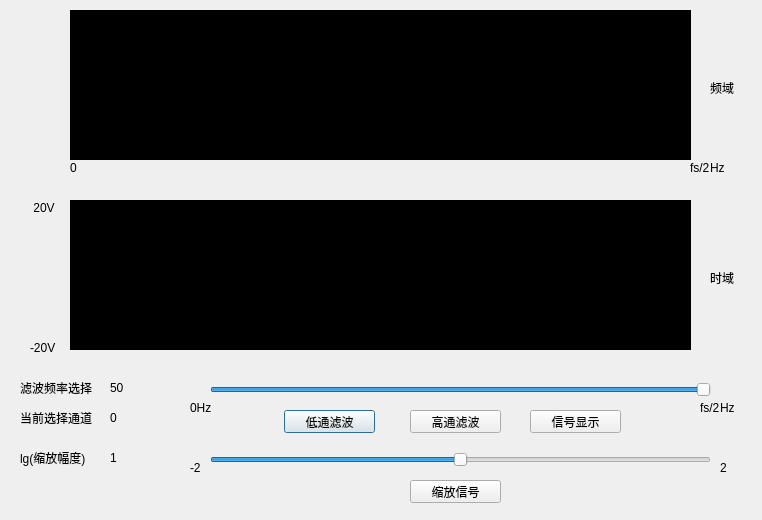
<?xml version="1.0" encoding="UTF-8"?>
<ui version="4.0">
 <class>fft_dialog</class>
 <widget class="QDialog" name="fft_dialog">
  <property name="geometry">
   <rect>
    <x>0</x>
    <y>0</y>
    <width>762</width>
    <height>520</height>
   </rect>
  </property>
  <property name="maximumSize">
   <size>
    <width>762</width>
    <height>520</height>
   </size>
  </property>
  <property name="windowTitle">
   <string>Dialog</string>
  </property>
  <widget class="QFrame" name="fre_Frame">
   <property name="geometry">
    <rect>
     <x>70</x>
     <y>10</y>
     <width>621</width>
     <height>150</height>
    </rect>
   </property>
   <property name="styleSheet">
    <string notr="true">background-color: rgb(0, 0, 0);</string>
   </property>
   <property name="frameShape">
    <enum>QFrame::StyledPanel</enum>
   </property>
   <property name="frameShadow">
    <enum>QFrame::Raised</enum>
   </property>
  </widget>
  <widget class="QFrame" name="Time_Frame">
   <property name="geometry">
    <rect>
     <x>70</x>
     <y>200</y>
     <width>621</width>
     <height>150</height>
    </rect>
   </property>
   <property name="styleSheet">
    <string notr="true">background-color: rgb(0, 0, 0);</string>
   </property>
   <property name="frameShape">
    <enum>QFrame::StyledPanel</enum>
   </property>
   <property name="frameShadow">
    <enum>QFrame::Raised</enum>
   </property>
  </widget>
  <widget class="QLabel" name="lbl_time">
   <property name="geometry">
    <rect>
     <x>710</x>
     <y>270</y>
     <width>31</width>
     <height>16</height>
    </rect>
   </property>
   <property name="text">
    <string>时域</string>
   </property>
  </widget>
  <widget class="QLabel" name="lbl_fre">
   <property name="geometry">
    <rect>
     <x>710</x>
     <y>80</y>
     <width>31</width>
     <height>16</height>
    </rect>
   </property>
   <property name="text">
    <string>频域</string>
   </property>
  </widget>
  <widget class="QLabel" name="lbl_fre_choice">
   <property name="geometry">
    <rect>
     <x>20</x>
     <y>380</y>
     <width>81</width>
     <height>16</height>
    </rect>
   </property>
   <property name="text">
    <string>滤波频率选择</string>
   </property>
  </widget>
  <widget class="QLabel" name="lbl_size_choice">
   <property name="geometry">
    <rect>
     <x>20</x>
     <y>450</y>
     <width>101</width>
     <height>16</height>
    </rect>
   </property>
   <property name="text">
    <string>lg(缩放幅度)</string>
   </property>
  </widget>
  <widget class="QSlider" name="sld_fre">
   <property name="geometry">
    <rect>
     <x>210</x>
     <y>380</y>
     <width>501</width>
     <height>19</height>
    </rect>
   </property>
   <property name="maximum">
    <number>1000</number>
   </property>
   <property name="value">
    <number>1000</number>
   </property>
   <property name="orientation">
    <enum>Qt::Horizontal</enum>
   </property>
  </widget>
  <widget class="QLabel" name="lbl_fre_0hz">
   <property name="geometry">
    <rect>
     <x>190</x>
     <y>400</y>
     <width>31</width>
     <height>16</height>
    </rect>
   </property>
   <property name="text">
    <string>0Hz</string>
   </property>
  </widget>
  <widget class="QLabel" name="lbl_fre_fs">
   <property name="geometry">
    <rect>
     <x>700</x>
     <y>400</y>
     <width>31</width>
     <height>16</height>
    </rect>
   </property>
   <property name="text">
    <string>fs/2</string>
   </property>
  </widget>
  <widget class="QSlider" name="sld_size">
   <property name="geometry">
    <rect>
     <x>210</x>
     <y>450</y>
     <width>501</width>
     <height>19</height>
    </rect>
   </property>
   <property name="minimum">
    <number>-100</number>
   </property>
   <property name="maximum">
    <number>100</number>
   </property>
   <property name="orientation">
    <enum>Qt::Horizontal</enum>
   </property>
  </widget>
  <widget class="QLabel" name="lbl_size_2_neg">
   <property name="geometry">
    <rect>
     <x>190</x>
     <y>460</y>
     <width>21</width>
     <height>16</height>
    </rect>
   </property>
   <property name="text">
    <string>-2</string>
   </property>
  </widget>
  <widget class="QLabel" name="lbl_size_2_pos">
   <property name="geometry">
    <rect>
     <x>720</x>
     <y>460</y>
     <width>21</width>
     <height>16</height>
    </rect>
   </property>
   <property name="text">
    <string>2</string>
   </property>
  </widget>
  <widget class="QPushButton" name="btn_lowpass">
   <property name="geometry">
    <rect>
     <x>284</x>
     <y>410</y>
     <width>91</width>
     <height>23</height>
    </rect>
   </property>
   <property name="text">
    <string>低通滤波</string>
   </property>
  </widget>
  <widget class="QPushButton" name="btn_highpass">
   <property name="geometry">
    <rect>
     <x>410</x>
     <y>410</y>
     <width>91</width>
     <height>23</height>
    </rect>
   </property>
   <property name="text">
    <string>高通滤波</string>
   </property>
  </widget>
  <widget class="QPushButton" name="btn_size_change">
   <property name="geometry">
    <rect>
     <x>410</x>
     <y>480</y>
     <width>91</width>
     <height>23</height>
    </rect>
   </property>
   <property name="text">
    <string>缩放信号</string>
   </property>
  </widget>
  <widget class="QLabel" name="lbl_fre_now">
   <property name="geometry">
    <rect>
     <x>110</x>
     <y>380</y>
     <width>51</width>
     <height>16</height>
    </rect>
   </property>
   <property name="text">
    <string>50</string>
   </property>
  </widget>
  <widget class="QLabel" name="lbl_size_now">
   <property name="geometry">
    <rect>
     <x>110</x>
     <y>450</y>
     <width>61</width>
     <height>16</height>
    </rect>
   </property>
   <property name="text">
    <string>1</string>
   </property>
  </widget>
  <widget class="QLabel" name="lbl_chan_choice">
   <property name="geometry">
    <rect>
     <x>20</x>
     <y>410</y>
     <width>81</width>
     <height>16</height>
    </rect>
   </property>
   <property name="text">
    <string>当前选择通道</string>
   </property>
  </widget>
  <widget class="QLabel" name="lbl_chan_now">
   <property name="geometry">
    <rect>
     <x>110</x>
     <y>410</y>
     <width>16</width>
     <height>16</height>
    </rect>
   </property>
   <property name="text">
    <string>0</string>
   </property>
  </widget>
  <widget class="QPushButton" name="btn_show">
   <property name="geometry">
    <rect>
     <x>530</x>
     <y>410</y>
     <width>91</width>
     <height>23</height>
    </rect>
   </property>
   <property name="text">
    <string>信号显示</string>
   </property>
  </widget>
  <widget class="QLabel" name="lbl_fs_2_pos">
   <property name="geometry">
    <rect>
     <x>690</x>
     <y>160</y>
     <width>31</width>
     <height>16</height>
    </rect>
   </property>
   <property name="text">
    <string>fs/2</string>
   </property>
  </widget>
  <widget class="QLabel" name="lbl_fs_2_neg">
   <property name="geometry">
    <rect>
     <x>70</x>
     <y>160</y>
     <width>31</width>
     <height>16</height>
    </rect>
   </property>
   <property name="text">
    <string>0</string>
   </property>
  </widget>
  <widget class="QLabel" name="lbl_20V_neg">
   <property name="geometry">
    <rect>
     <x>30</x>
     <y>340</y>
     <width>31</width>
     <height>16</height>
    </rect>
   </property>
   <property name="text">
    <string>-20V</string>
   </property>
  </widget>
  <widget class="QLabel" name="lbl_20V_pos">
   <property name="geometry">
    <rect>
     <x>30</x>
     <y>200</y>
     <width>31</width>
     <height>16</height>
    </rect>
   </property>
   <property name="text">
    <string> 20V</string>
   </property>
  </widget>
  <widget class="QLabel" name="lbl_fre_hz">
   <property name="geometry">
    <rect>
     <x>720</x>
     <y>400</y>
     <width>31</width>
     <height>16</height>
    </rect>
   </property>
   <property name="text">
    <string>Hz</string>
   </property>
  </widget>
  <widget class="QLabel" name="lbl_fre_hz_2">
   <property name="geometry">
    <rect>
     <x>710</x>
     <y>160</y>
     <width>31</width>
     <height>16</height>
    </rect>
   </property>
   <property name="text">
    <string>Hz</string>
   </property>
  </widget>
 </widget>
 <resources/>
 <connections/>
</ui>
